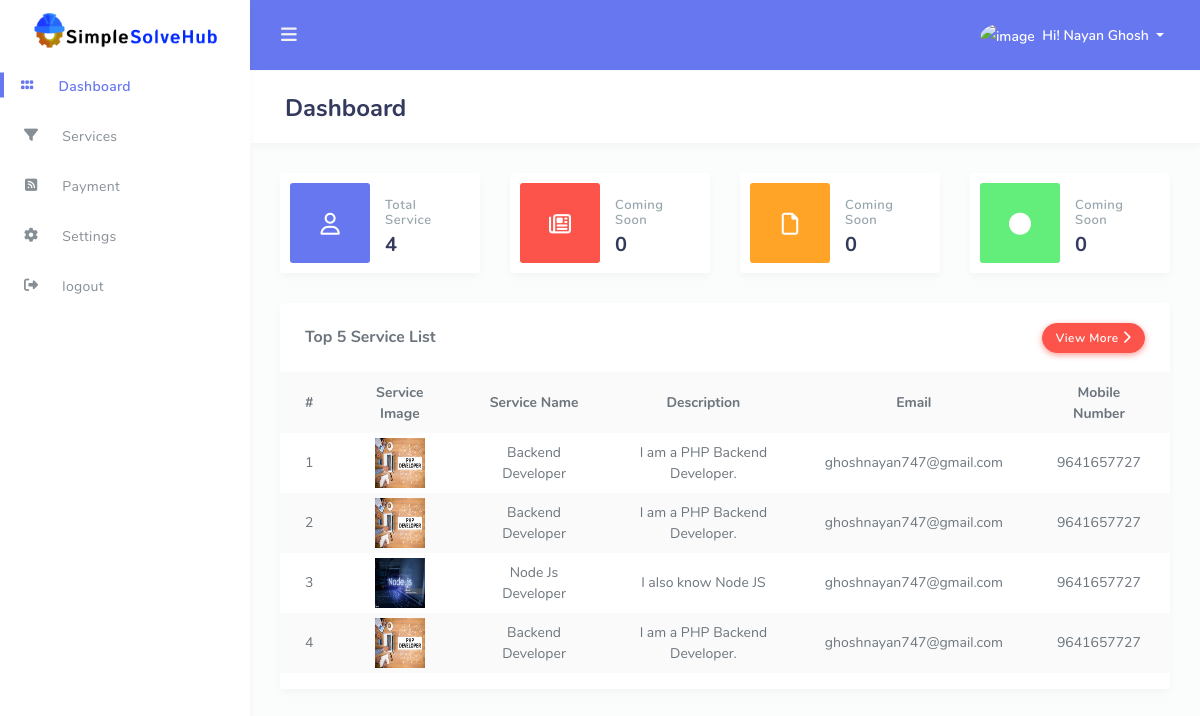
Page /agent/dashboard.php (signed in) on the committed database.
### tables this page shows
CREATE TABLE `register` (
  `id` int(11) NOT NULL,
  `full_name` text NOT NULL,
  `email` text NOT NULL,
  `profession` text NOT NULL,
  `pincode` text NOT NULL,
  `password` text NOT NULL,
  `mobile_number` text NOT NULL,
  `register_date` text NOT NULL,
  `user_type` text NOT NULL,
  `status` text NOT NULL,
  `auth` text NOT NULL
);

CREATE TABLE `agent_service` (
  `id` int(11) NOT NULL,
  `user_id` text NOT NULL,
  `service_profession` text NOT NULL,
  `service_name` text NOT NULL,
  `description` text NOT NULL,
  `address` text NOT NULL,
  `email` text NOT NULL,
  `mobile_number` text NOT NULL,
  `service_image` text NOT NULL,
  `auth` text NOT NULL
);

### agent/dashboard.php (the view, shortened to what this page needs)
<?php
  include('../config/db_con.php');
?>
<?php $page="dashboard"; require './assets/components/head.php' ?>
</head>
<body>
  <div id="app">
    <div class="main-wrapper main-wrapper-1">
      <div class="navbar-bg"></div>
      <?php  require './assets/components/navbar.php' ?>
      <?php  require './assets/components/sidebar.php' ?>
      <div class="main-content">
        <section class="section">
          <div class="section-header">
            <h1>Dashboard</h1>
          </div>
          <div class="row">
            <div class="col-lg-3 col-md-6 col-sm-6 col-12">
              <div class="card card-statistic-1">
                <div class="card-icon bg-primary">
                  <i class="far fa-user"></i>
                </div>
                <div class="card-wrap">
                  <div class="card-header">
                    <h4>Total Service</h4>
                  </div>
                  <div class="card-body">
                    <?php
                       $id=$_SESSION['UID'];
                       echo $data=mysqli_num_rows(mysqli_query($conn,"select * from agent_service where user_id='$id'"));
                    ?>
                  </div>
                </div>
              </div>
            </div>
            <div class="col-lg-3 col-md-6 col-sm-6 col-12">
              <div class="card card-statistic-1">
                <div class="card-icon bg-danger">
                  <i class="far fa-newspaper"></i>
                </div>
                <div class="card-wrap">
                  <div class="card-header">
                    <h4>Coming Soon</h4>
                  </div>
                  <div class="card-body">
                    0
                  </div>
                </div>
              </div>
            </div>
            <div class="col-lg-3 col-md-6 col-sm-6 col-12">
              <div class="card card-statistic-1">
                <div class="card-icon bg-warning">
                  <i class="far fa-file"></i>
                </div>
                <div class="card-wrap">
                  <div class="card-header">
                    <h4>Coming Soon</h4>
                  </div>
                  <div class="card-body">
                    0
                  </div>
                </div>
              </div>
            </div>
            <div class="col-lg-3 col-md-6 col-sm-6 col-12">
              <div class="card card-statistic-1">
                <div class="card-icon bg-success">
                  <i class="fas fa-circle"></i>
                </div>
                <div class="card-wrap">
                  <div class="card-header">
                    <h4>Coming Soon</h4>
                  </div>
                  <div class="card-body">
                    0
                  </div>
                </div>
              </div>
            </div>
          </div>
          <div class="row">
            <div class="col-12">
              <div class="card">
                <div class="card-header">
                  <h4>Top 5 Service List</h4>
                  <div class="card-header-action">
                    <a href="services.php" class="btn btn-danger">View More <i class="fas fa-chevron-right"></i></a>
                  </div>
                </div>
                <div class="card-body p-0">
                  <div class="table-responsive table-invoice">
                    <table class="table table-striped">
                      <tbody><tr>
                        <th class="text-center">
                              #
                            </th>
                            <th>Service Image</th>
                            <th>Service Name</th>
                            <th>Description</th>
                            <th>Email</th>
                            <th>Mobile Number</th>
                      </tr>
                            <?php
                                    $user_id=$_SESSION['UID'];
                                    $sql="SELECT * FROM `agent_service` where user_id='$user_id' order by id desc limit 4";
                                    $data=mysqli_query($conn,$sql);
                                    $i=1;
                                    while($result=mysqli_fetch_assoc($data))
                                    {
                                      ?>
                                          <tr>
                                             <td> <?php echo $i;$i++; ?></td>
                                             <td>
                                                <img src="<?php echo $result['service_image']?>" height="50" width="50">
                                             </td>
                                             <td><?php echo $result['service_name']?></td>
                                             <td><?php echo $result['description']?></td>
                                             <td><?php echo $result['email']?></td>
                                             <td><?php echo $result['mobile_number']?></td>
                                        </tr>
                                      <?php
                                    }
                                ?>
                    </tbody></table>
                  </div>
                </div>
              </div>
            </div>
          </div>
        </section>
      </div>
    </div>
  </div>
</body>
</html>

### agent/assets/components/navbar.php (shortened to what this page needs)
<?php
   $user_id=$_SESSION['UID'];
   $sql=mysqli_fetch_assoc(mysqli_query($conn,"SELECT * from register WHERE id='$user_id'"));
?>
<nav class="navbar navbar-expand-lg main-navbar">
    <ul class="navbar-nav mr-3">
        <li><a href="#" data-toggle="sidebar" class="nav-link nav-link-lg"><i class="fas fa-bars"></i></a></li>
    </ul>
    <ul class="navbar-nav navbar-right ml-auto">
        <li class="dropdown"><a href="#" data-toggle="dropdown"
                class="nav-link dropdown-toggle nav-link-lg nav-link-user">
                <img alt="image"
                    src="https://encrypted-tbn0.gstatic.com/images?q=tbn:ANd9GcTcg4Y51XjQ-zSf87X4nUPTQzsF83eFdZswTg&usqp=CAU"
                    class="rounded-circle mr-1">
                <div class="d-sm-none d-lg-inline-block">Hi! <?php echo $sql['full_name'] ?></div>
            </a>
        </li>
    </ul>
</nav>

### agent/assets/css/custom.css (style rules this page uses)
th,td { text-align: center !important; vertical-align: middle !important; }

### rows in the picture
register: full_name "Nayan Ghosh"
agent_service: service_image (picture), service_name "Backend Developer", description "I am a PHP Backend Developer.", email "ghoshnayan747@gmail.com", mobile_number "9641657727"
agent_service: service_image (picture), service_name "Backend Developer", description "I am a PHP Backend Developer.", email "ghoshnayan747@gmail.com", mobile_number "9641657727"
agent_service: service_image (picture), service_name "Node Js Developer", description "I also know Node JS", email "ghoshnayan747@gmail.com", mobile_number "9641657727"
agent_service: service_image (picture), service_name "Backend Developer", description "I am a PHP Backend Developer.", email "ghoshnayan747@gmail.com", mobile_number "9641657727"
